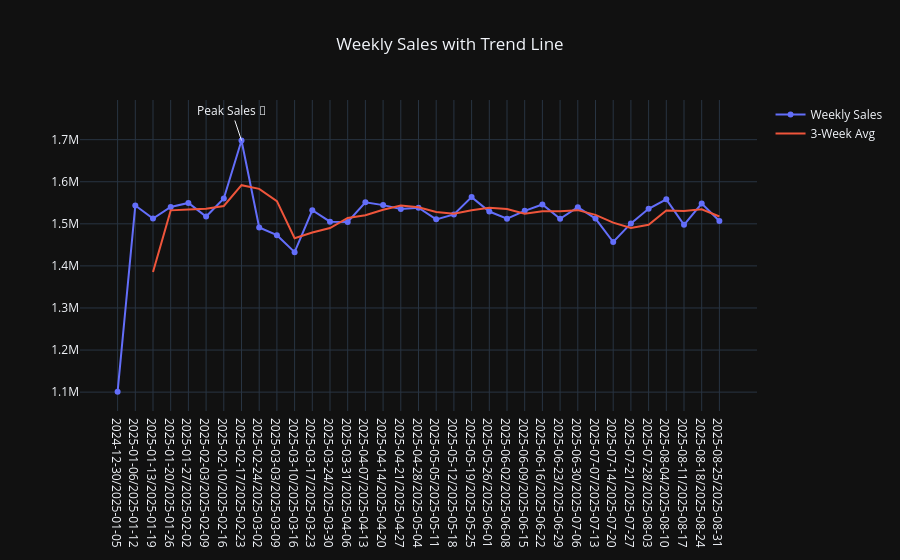

This figure's notebook cell:
### Code cell
weekly_sales["Moving_Avg"] = weekly_sales["Price (INR)"].rolling(3).mean()

import plotly.graph_objects as go

fig = go.Figure()

# Actual sales
fig.add_trace(go.Scatter(
    x=weekly_sales["Week"],
    y=weekly_sales["Price (INR)"],
    mode="lines+markers",
    name="Weekly Sales"
))

# Moving average
fig.add_trace(go.Scatter(
    x=weekly_sales["Week"],
    y=weekly_sales["Moving_Avg"],
    mode="lines",
    name="3-Week Avg"
))

fig.update_layout(
    template="plotly_dark",
    title="Weekly Sales with Trend Line",
    title_x=0.5
)
peak_value = weekly_sales["Price (INR)"].max()

fig.add_annotation(
    x=weekly_sales.loc[weekly_sales["Price (INR)"].idxmax(), "Week"],
    y=peak_value,
    text="Peak Sales 🚀",
    showarrow=True
)

fig.show()
